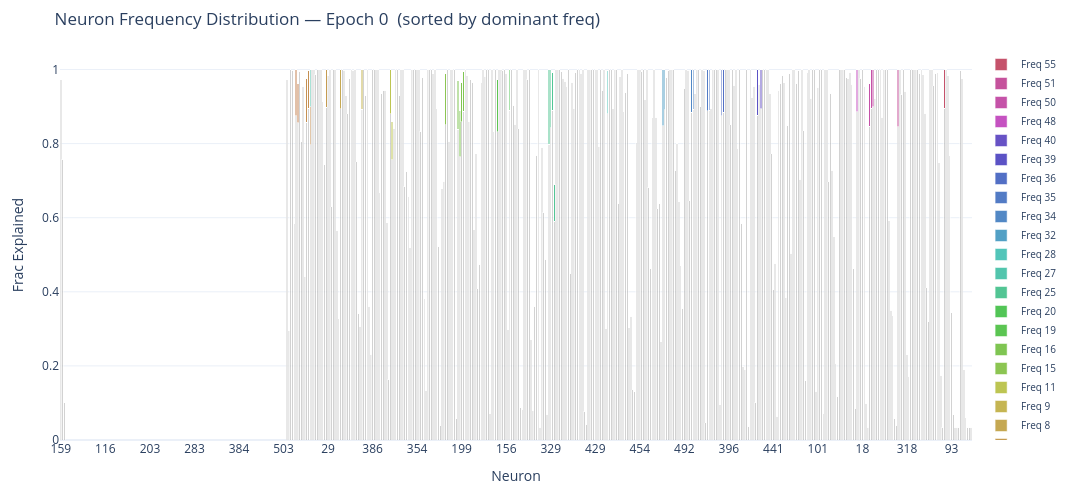
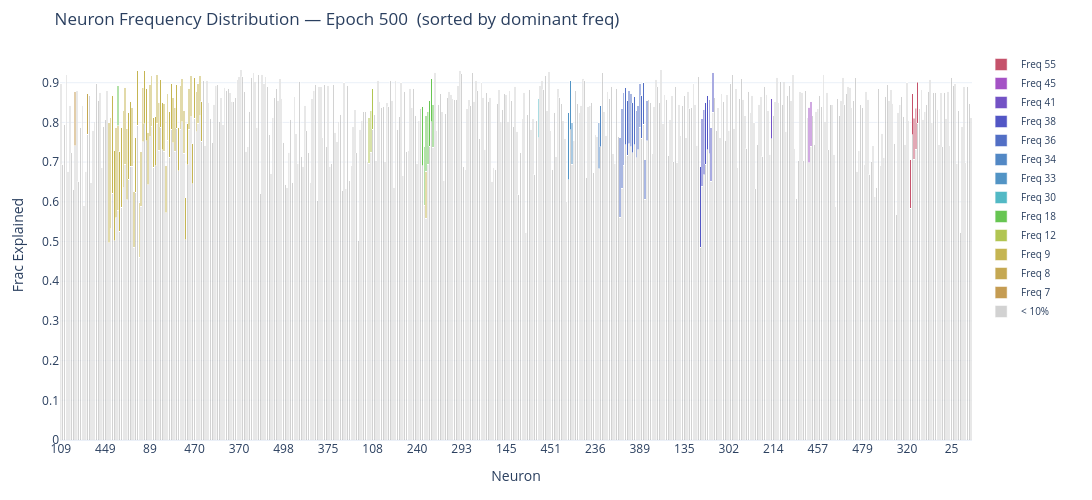
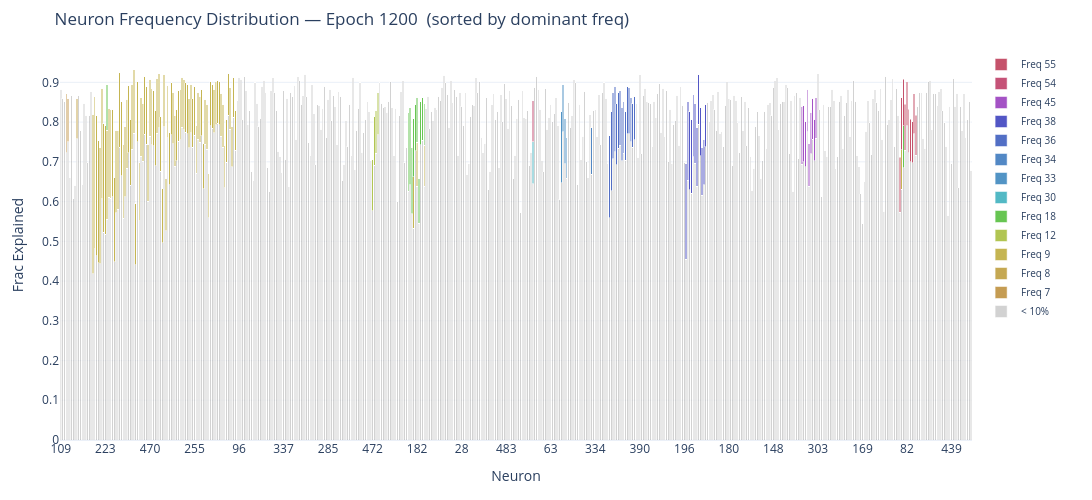
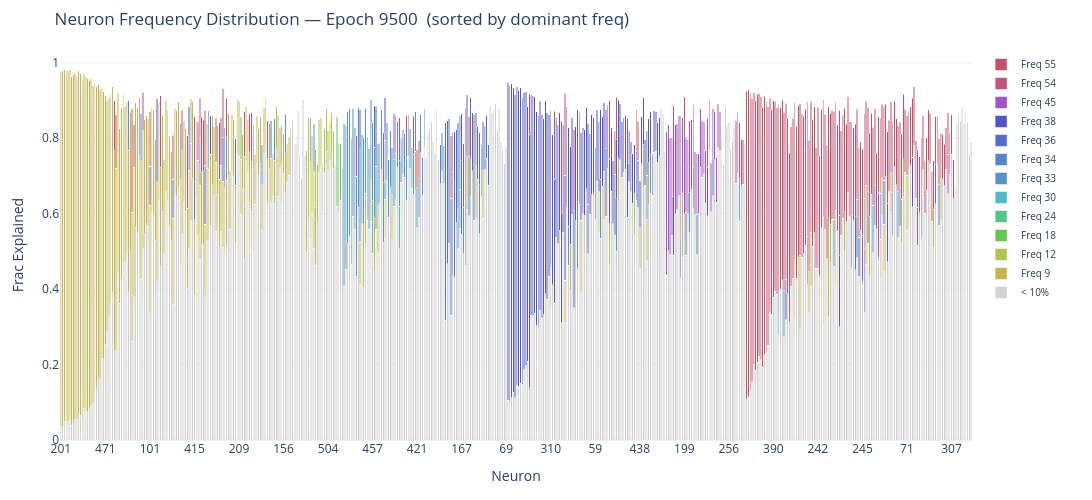

These figures' notebook cell, in order:
### Markdown cell above
## Sweep — Key Epochs per Variant

For each variant, show the neuron frequency distribution at every window boundary
derived from the summary file.

### Code cell
VIEW = "activations.mlp.neuron_freq_distribution"

for prime, seed, data_seed in VARIANTS:
    v = family.get_variant(prime=prime, seed=seed, data_seed=data_seed)
    epochs = key_epochs_from_summary(v)
    print(f"\n── p={prime}  seed={seed}  data_seed={data_seed} ──")
    for epoch in epochs:
        v.at(epoch).view(VIEW).show(threshold=THRESHOLD, height=HEIGHT, width=WIDTH)

### Figure 1 — Plotly figure (JSON) as saved in the notebook; plotly's stock layout.template omitted (floating-point values rounded to 4 significant figures; data arrays with more than 128 entries replaced by an {"elided": "..."} marker saying what was removed)
{"data": [{"hovertemplate": "Neuron %{x}<br>Below threshold: %{y:.3f}<extra></extra>", "marker": {"color": "rgba(180,180,180,0.6)"}, "name": "< 10%", "type": "bar", "x": {"elided": "512 str values"}, "y": {"elided": "512 float values"}}, {"hovertemplate": "Neuron %{x}<br>Freq 5: %{y:.3f}<extra></extra>", "marker": {"color": "rgba(197,132,82,1.0)"}, "name": "Freq 5", "type": "bar", "x": {"elided": "512 str values"}, "y": {"elided": "512 float values"}}, {"hovertemplate": "Neuron %{x}<br>Freq 6: %{y:.3f}<extra></extra>", "marker": {"color": "rgba(197,144,82,1.0)"}, "name": "Freq 6", "type": "bar", "x": {"elided": "512 str values"}, "y": {"elided": "512 float values"}}, {"hovertemplate": "Neuron %{x}<br>Freq 7: %{y:.3f}<extra></extra>", "marker": {"color": "rgba(197,156,82,1.0)"}, "name": "Freq 7", "type": "bar", "x": {"elided": "512 str values"}, "y": {"elided": "512 float values"}}, {"hovertemplate": "Neuron %{x}<br>Freq 8: %{y:.3f}<extra></extra>", "marker": {"color": "rgba(197,168,82,1.0)"}, "name": "Freq 8", "type": "bar", "x": {"elided": "512 str values"}, "y": {"elided": "512 float values"}}, {"hovertemplate": "Neuron %{x}<br>Freq 9: %{y:.3f}<extra></extra>", "marker": {"color": "rgba(197,181,82,1.0)"}, "name": "Freq 9", "type": "bar", "x": {"elided": "512 str values"}, "y": {"elided": "512 float values"}}, {"hovertemplate": "Neuron %{x}<br>Freq 11: %{y:.3f}<extra></extra>", "marker": {"color": "rgba(189,197,82,1.0)"}, "name": "Freq 11", "type": "bar", "x": {"elided": "512 str values"}, "y": {"elided": "512 float values"}}, {"hovertemplate": "Neuron %{x}<br>Freq 15: %{y:.3f}<extra></extra>", "marker": {"color": "rgba(140,197,82,1.0)"}, "name": "Freq 15", "type": "bar", "x": {"elided": "512 str values"}, "y": {"elided": "512 float values"}}, {"hovertemplate": "Neuron %{x}<br>Freq 16: %{y:.3f}<extra></extra>", "marker": {"color": "rgba(127,197,82,1.0)"}, "name": "Freq 16", "type": "bar", "x": {"elided": "512 str values"}, "y": {"elided": "512 float values"}}, {"hovertemplate": "Neuron %{x}<br>Freq 19: %{y:.3f}<extra></extra>", "marker": {"color": "rgba(91,197,82,1.0)"}, "name": "Freq 19", "type": "bar", "x": {"elided": "512 str values"}, "y": {"elided": "512 float values"}}, {"hovertemplate": "Neuron %{x}<br>Freq 20: %{y:.3f}<extra></extra>", "marker": {"color": "rgba(82,197,86,1.0)"}, "name": "Freq 20", "type": "bar", "x": {"elided": "512 str values"}, "y": {"elided": "512 float values"}}, {"hovertemplate": "Neuron %{x}<br>Freq 25: %{y:.3f}<extra></extra>", "marker": {"color": "rgba(82,197,148,1.0)"}, "name": "Freq 25", "type": "bar", "x": {"elided": "512 str values"}, "y": {"elided": "512 float values"}}, {"hovertemplate": "Neuron %{x}<br>Freq 27: %{y:.3f}<extra></extra>", "marker": {"color": "rgba(82,197,173,1.0)"}, "name": "Freq 27", "type": "bar", "x": {"elided": "512 str values"}, "y": {"elided": "512 float values"}}, {"hovertemplate": "Neuron %{x}<br>Freq 28: %{y:.3f}<extra></extra>", "marker": {"color": "rgba(82,197,185,1.0)"}, "name": "Freq 28", "type": "bar", "x": {"elided": "512 str values"}, "y": {"elided": "512 float values"}}, {"hovertemplate": "Neuron %{x}<br>Freq 32: %{y:.3f}<extra></extra>", "marker": {"color": "rgba(82,160,197,1.0)"}, "name": "Freq 32", "type": "bar", "x": {"elided": "512 str values"}, "y": {"elided": "512 float values"}}, {"hovertemplate": "Neuron %{x}<br>Freq 34: %{y:.3f}<extra></extra>", "marker": {"color": "rgba(82,136,197,1.0)"}, "name": "Freq 34", "type": "bar", "x": {"elided": "512 str values"}, "y": {"elided": "512 float values"}}, {"hovertemplate": "Neuron %{x}<br>Freq 35: %{y:.3f}<extra></extra>", "marker": {"color": "rgba(82,123,197,1.0)"}, "name": "Freq 35", "type": "bar", "x": {"elided": "512 str values"}, "y": {"elided": "512 float values"}}, {"hovertemplate": "Neuron %{x}<br>Freq 36: %{y:.3f}<extra></extra>", "marker": {"color": "rgba(82,111,197,1.0)"}, "name": "Freq 36", "type": "bar", "x": {"elided": "512 str values"}, "y": {"elided": "512 float values"}}, {"hovertemplate": "Neuron %{x}<br>Freq 39: %{y:.3f}<extra></extra>", "marker": {"color": "rgba(91,82,197,1.0)"}, "name": "Freq 39", "type": "bar", "x": {"elided": "512 str values"}, "y": {"elided": "512 float values"}}, {"hovertemplate": "Neuron %{x}<br>Freq 40: %{y:.3f}<extra></extra>", "marker": {"color": "rgba(103,82,197,1.0)"}, "name": "Freq 40", "type": "bar", "x": {"elided": "512 str values"}, "y": {"elided": "512 float values"}}, {"hovertemplate": "Neuron %{x}<br>Freq 48: %{y:.3f}<extra></extra>", "marker": {"color": "rgba(197,82,193,1.0)"}, "name": "Freq 48", "type": "bar", "x": {"elided": "512 str values"}, "y": {"elided": "512 float values"}}, {"hovertemplate": "Neuron %{x}<br>Freq 50: %{y:.3f}<extra></extra>", "marker": {"color": "rgba(197,82,168,1.0)"}, "name": "Freq 50", "type": "bar", "x": {"elided": "512 str values"}, "y": {"elided": "512 float values"}}, {"hovertemplate": "Neuron %{x}<br>Freq 51: %{y:.3f}<extra></extra>", "marker": {"color": "rgba(197,82,156,1.0)"}, "name": "Freq 51", "type": "bar", "x": {"elided": "512 str values"}, "y": {"elided": "512 float values"}}, {"hovertemplate": "Neuron %{x}<br>Freq 55: %{y:.3f}<extra></extra>", "marker": {"color": "rgba(197,82,107,1.0)"}, "name": "Freq 55", "type": "bar", "x": {"elided": "512 str values"}, "y": {"elided": "512 float values"}}], "layout": {"barmode": "stack", "height": 500, "legend": {"font": {"size": 10}, "orientation": "v", "x": 1.01, "xanchor": "left", "y": 1, "yanchor": "top"}, "margin": {"b": 60, "l": 60, "r": 120, "t": 50}, "title": {"text": "Neuron Frequency Distribution — Epoch 0  (sorted by dominant freq)"}, "width": 1100, "xaxis": {"tickmode": "array", "ticktext": ["159", "116", "203", "283", "384", "503", "29", "386", "354", "199", "156", "329", "429", "454", "492", "396", "441", "101", "18", "318", "93"], "tickvals": ["159", "116", "203", "283", "384", "503", "29", "386", "354", "199", "156", "329", "429", "454", "492", "396", "441", "101", "18", "318", "93"], "title": {"text": "Neuron"}}, "yaxis": {"title": {"text": "Frac Explained"}}}}

### Figure 2 — Plotly figure (JSON) as saved in the notebook; plotly's stock layout.template omitted (floating-point values rounded to 4 significant figures; data arrays with more than 128 entries replaced by an {"elided": "..."} marker saying what was removed)
{"data": [{"hovertemplate": "Neuron %{x}<br>Below threshold: %{y:.3f}<extra></extra>", "marker": {"color": "rgba(180,180,180,0.6)"}, "name": "< 10%", "type": "bar", "x": {"elided": "512 str values"}, "y": {"elided": "512 float values"}}, {"hovertemplate": "Neuron %{x}<br>Freq 7: %{y:.3f}<extra></extra>", "marker": {"color": "rgba(197,156,82,1.0)"}, "name": "Freq 7", "type": "bar", "x": {"elided": "512 str values"}, "y": {"elided": "512 float values"}}, {"hovertemplate": "Neuron %{x}<br>Freq 8: %{y:.3f}<extra></extra>", "marker": {"color": "rgba(197,168,82,1.0)"}, "name": "Freq 8", "type": "bar", "x": {"elided": "512 str values"}, "y": {"elided": "512 float values"}}, {"hovertemplate": "Neuron %{x}<br>Freq 9: %{y:.3f}<extra></extra>", "marker": {"color": "rgba(197,181,82,1.0)"}, "name": "Freq 9", "type": "bar", "x": {"elided": "512 str values"}, "y": {"elided": "512 float values"}}, {"hovertemplate": "Neuron %{x}<br>Freq 12: %{y:.3f}<extra></extra>", "marker": {"color": "rgba(177,197,82,1.0)"}, "name": "Freq 12", "type": "bar", "x": {"elided": "512 str values"}, "y": {"elided": "512 float values"}}, {"hovertemplate": "Neuron %{x}<br>Freq 18: %{y:.3f}<extra></extra>", "marker": {"color": "rgba(103,197,82,1.0)"}, "name": "Freq 18", "type": "bar", "x": {"elided": "512 str values"}, "y": {"elided": "512 float values"}}, {"hovertemplate": "Neuron %{x}<br>Freq 30: %{y:.3f}<extra></extra>", "marker": {"color": "rgba(82,185,197,1.0)"}, "name": "Freq 30", "type": "bar", "x": {"elided": "512 str values"}, "y": {"elided": "512 float values"}}, {"hovertemplate": "Neuron %{x}<br>Freq 33: %{y:.3f}<extra></extra>", "marker": {"color": "rgba(82,148,197,1.0)"}, "name": "Freq 33", "type": "bar", "x": {"elided": "512 str values"}, "y": {"elided": "512 float values"}}, {"hovertemplate": "Neuron %{x}<br>Freq 34: %{y:.3f}<extra></extra>", "marker": {"color": "rgba(82,136,197,1.0)"}, "name": "Freq 34", "type": "bar", "x": {"elided": "512 str values"}, "y": {"elided": "512 float values"}}, {"hovertemplate": "Neuron %{x}<br>Freq 36: %{y:.3f}<extra></extra>", "marker": {"color": "rgba(82,111,197,1.0)"}, "name": "Freq 36", "type": "bar", "x": {"elided": "512 str values"}, "y": {"elided": "512 float values"}}, {"hovertemplate": "Neuron %{x}<br>Freq 38: %{y:.3f}<extra></extra>", "marker": {"color": "rgba(82,86,197,1.0)"}, "name": "Freq 38", "type": "bar", "x": {"elided": "512 str values"}, "y": {"elided": "512 float values"}}, {"hovertemplate": "Neuron %{x}<br>Freq 41: %{y:.3f}<extra></extra>", "marker": {"color": "rgba(115,82,197,1.0)"}, "name": "Freq 41", "type": "bar", "x": {"elided": "512 str values"}, "y": {"elided": "512 float values"}}, {"hovertemplate": "Neuron %{x}<br>Freq 45: %{y:.3f}<extra></extra>", "marker": {"color": "rgba(164,82,197,1.0)"}, "name": "Freq 45", "type": "bar", "x": {"elided": "512 str values"}, "y": {"elided": "512 float values"}}, {"hovertemplate": "Neuron %{x}<br>Freq 55: %{y:.3f}<extra></extra>", "marker": {"color": "rgba(197,82,107,1.0)"}, "name": "Freq 55", "type": "bar", "x": {"elided": "512 str values"}, "y": {"elided": "512 float values"}}], "layout": {"barmode": "stack", "height": 500, "legend": {"font": {"size": 10}, "orientation": "v", "x": 1.01, "xanchor": "left", "y": 1, "yanchor": "top"}, "margin": {"b": 60, "l": 60, "r": 120, "t": 50}, "title": {"text": "Neuron Frequency Distribution — Epoch 500  (sorted by dominant freq)"}, "width": 1100, "xaxis": {"tickmode": "array", "ticktext": ["109", "449", "89", "470", "370", "498", "375", "108", "240", "293", "145", "451", "236", "389", "135", "302", "214", "457", "479", "320", "25"], "tickvals": ["109", "449", "89", "470", "370", "498", "375", "108", "240", "293", "145", "451", "236", "389", "135", "302", "214", "457", "479", "320", "25"], "title": {"text": "Neuron"}}, "yaxis": {"title": {"text": "Frac Explained"}}}}

### Figure 3 — Plotly figure (JSON) as saved in the notebook; plotly's stock layout.template omitted (floating-point values rounded to 4 significant figures; data arrays with more than 128 entries replaced by an {"elided": "..."} marker saying what was removed)
{"data": [{"hovertemplate": "Neuron %{x}<br>Below threshold: %{y:.3f}<extra></extra>", "marker": {"color": "rgba(180,180,180,0.6)"}, "name": "< 10%", "type": "bar", "x": {"elided": "512 str values"}, "y": {"elided": "512 float values"}}, {"hovertemplate": "Neuron %{x}<br>Freq 7: %{y:.3f}<extra></extra>", "marker": {"color": "rgba(197,156,82,1.0)"}, "name": "Freq 7", "type": "bar", "x": {"elided": "512 str values"}, "y": {"elided": "512 float values"}}, {"hovertemplate": "Neuron %{x}<br>Freq 8: %{y:.3f}<extra></extra>", "marker": {"color": "rgba(197,168,82,1.0)"}, "name": "Freq 8", "type": "bar", "x": {"elided": "512 str values"}, "y": {"elided": "512 float values"}}, {"hovertemplate": "Neuron %{x}<br>Freq 9: %{y:.3f}<extra></extra>", "marker": {"color": "rgba(197,181,82,1.0)"}, "name": "Freq 9", "type": "bar", "x": {"elided": "512 str values"}, "y": {"elided": "512 float values"}}, {"hovertemplate": "Neuron %{x}<br>Freq 12: %{y:.3f}<extra></extra>", "marker": {"color": "rgba(177,197,82,1.0)"}, "name": "Freq 12", "type": "bar", "x": {"elided": "512 str values"}, "y": {"elided": "512 float values"}}, {"hovertemplate": "Neuron %{x}<br>Freq 18: %{y:.3f}<extra></extra>", "marker": {"color": "rgba(103,197,82,1.0)"}, "name": "Freq 18", "type": "bar", "x": {"elided": "512 str values"}, "y": {"elided": "512 float values"}}, {"hovertemplate": "Neuron %{x}<br>Freq 30: %{y:.3f}<extra></extra>", "marker": {"color": "rgba(82,185,197,1.0)"}, "name": "Freq 30", "type": "bar", "x": {"elided": "512 str values"}, "y": {"elided": "512 float values"}}, {"hovertemplate": "Neuron %{x}<br>Freq 33: %{y:.3f}<extra></extra>", "marker": {"color": "rgba(82,148,197,1.0)"}, "name": "Freq 33", "type": "bar", "x": {"elided": "512 str values"}, "y": {"elided": "512 float values"}}, {"hovertemplate": "Neuron %{x}<br>Freq 34: %{y:.3f}<extra></extra>", "marker": {"color": "rgba(82,136,197,1.0)"}, "name": "Freq 34", "type": "bar", "x": {"elided": "512 str values"}, "y": {"elided": "512 float values"}}, {"hovertemplate": "Neuron %{x}<br>Freq 36: %{y:.3f}<extra></extra>", "marker": {"color": "rgba(82,111,197,1.0)"}, "name": "Freq 36", "type": "bar", "x": {"elided": "512 str values"}, "y": {"elided": "512 float values"}}, {"hovertemplate": "Neuron %{x}<br>Freq 38: %{y:.3f}<extra></extra>", "marker": {"color": "rgba(82,86,197,1.0)"}, "name": "Freq 38", "type": "bar", "x": {"elided": "512 str values"}, "y": {"elided": "512 float values"}}, {"hovertemplate": "Neuron %{x}<br>Freq 45: %{y:.3f}<extra></extra>", "marker": {"color": "rgba(164,82,197,1.0)"}, "name": "Freq 45", "type": "bar", "x": {"elided": "512 str values"}, "y": {"elided": "512 float values"}}, {"hovertemplate": "Neuron %{x}<br>Freq 54: %{y:.3f}<extra></extra>", "marker": {"color": "rgba(197,82,119,1.0)"}, "name": "Freq 54", "type": "bar", "x": {"elided": "512 str values"}, "y": {"elided": "512 float values"}}, {"hovertemplate": "Neuron %{x}<br>Freq 55: %{y:.3f}<extra></extra>", "marker": {"color": "rgba(197,82,107,1.0)"}, "name": "Freq 55", "type": "bar", "x": {"elided": "512 str values"}, "y": {"elided": "512 float values"}}], "layout": {"barmode": "stack", "height": 500, "legend": {"font": {"size": 10}, "orientation": "v", "x": 1.01, "xanchor": "left", "y": 1, "yanchor": "top"}, "margin": {"b": 60, "l": 60, "r": 120, "t": 50}, "title": {"text": "Neuron Frequency Distribution — Epoch 1200  (sorted by dominant freq)"}, "width": 1100, "xaxis": {"tickmode": "array", "ticktext": ["109", "223", "470", "255", "96", "337", "285", "472", "182", "28", "483", "63", "334", "390", "196", "180", "148", "303", "169", "82", "439"], "tickvals": ["109", "223", "470", "255", "96", "337", "285", "472", "182", "28", "483", "63", "334", "390", "196", "180", "148", "303", "169", "82", "439"], "title": {"text": "Neuron"}}, "yaxis": {"title": {"text": "Frac Explained"}}}}

### Figure 4 — Plotly figure (JSON) as saved in the notebook; plotly's stock layout.template omitted (floating-point values rounded to 4 significant figures; data arrays with more than 128 entries replaced by an {"elided": "..."} marker saying what was removed)
{"data": [{"hovertemplate": "Neuron %{x}<br>Below threshold: %{y:.3f}<extra></extra>", "marker": {"color": "rgba(180,180,180,0.6)"}, "name": "< 10%", "type": "bar", "x": {"elided": "512 str values"}, "y": {"elided": "512 float values"}}, {"hovertemplate": "Neuron %{x}<br>Freq 9: %{y:.3f}<extra></extra>", "marker": {"color": "rgba(197,181,82,1.0)"}, "name": "Freq 9", "type": "bar", "x": {"elided": "512 str values"}, "y": {"elided": "512 float values"}}, {"hovertemplate": "Neuron %{x}<br>Freq 12: %{y:.3f}<extra></extra>", "marker": {"color": "rgba(177,197,82,1.0)"}, "name": "Freq 12", "type": "bar", "x": {"elided": "512 str values"}, "y": {"elided": "512 float values"}}, {"hovertemplate": "Neuron %{x}<br>Freq 18: %{y:.3f}<extra></extra>", "marker": {"color": "rgba(103,197,82,1.0)"}, "name": "Freq 18", "type": "bar", "x": {"elided": "512 str values"}, "y": {"elided": "512 float values"}}, {"hovertemplate": "Neuron %{x}<br>Freq 24: %{y:.3f}<extra></extra>", "marker": {"color": "rgba(82,197,136,1.0)"}, "name": "Freq 24", "type": "bar", "x": {"elided": "512 str values"}, "y": {"elided": "512 float values"}}, {"hovertemplate": "Neuron %{x}<br>Freq 30: %{y:.3f}<extra></extra>", "marker": {"color": "rgba(82,185,197,1.0)"}, "name": "Freq 30", "type": "bar", "x": {"elided": "512 str values"}, "y": {"elided": "512 float values"}}, {"hovertemplate": "Neuron %{x}<br>Freq 33: %{y:.3f}<extra></extra>", "marker": {"color": "rgba(82,148,197,1.0)"}, "name": "Freq 33", "type": "bar", "x": {"elided": "512 str values"}, "y": {"elided": "512 float values"}}, {"hovertemplate": "Neuron %{x}<br>Freq 34: %{y:.3f}<extra></extra>", "marker": {"color": "rgba(82,136,197,1.0)"}, "name": "Freq 34", "type": "bar", "x": {"elided": "512 str values"}, "y": {"elided": "512 float values"}}, {"hovertemplate": "Neuron %{x}<br>Freq 36: %{y:.3f}<extra></extra>", "marker": {"color": "rgba(82,111,197,1.0)"}, "name": "Freq 36", "type": "bar", "x": {"elided": "512 str values"}, "y": {"elided": "512 float values"}}, {"hovertemplate": "Neuron %{x}<br>Freq 38: %{y:.3f}<extra></extra>", "marker": {"color": "rgba(82,86,197,1.0)"}, "name": "Freq 38", "type": "bar", "x": {"elided": "512 str values"}, "y": {"elided": "512 float values"}}, {"hovertemplate": "Neuron %{x}<br>Freq 45: %{y:.3f}<extra></extra>", "marker": {"color": "rgba(164,82,197,1.0)"}, "name": "Freq 45", "type": "bar", "x": {"elided": "512 str values"}, "y": {"elided": "512 float values"}}, {"hovertemplate": "Neuron %{x}<br>Freq 54: %{y:.3f}<extra></extra>", "marker": {"color": "rgba(197,82,119,1.0)"}, "name": "Freq 54", "type": "bar", "x": {"elided": "512 str values"}, "y": {"elided": "512 float values"}}, {"hovertemplate": "Neuron %{x}<br>Freq 55: %{y:.3f}<extra></extra>", "marker": {"color": "rgba(197,82,107,1.0)"}, "name": "Freq 55", "type": "bar", "x": {"elided": "512 str values"}, "y": {"elided": "512 float values"}}], "layout": {"barmode": "stack", "height": 500, "legend": {"font": {"size": 10}, "orientation": "v", "x": 1.01, "xanchor": "left", "y": 1, "yanchor": "top"}, "margin": {"b": 60, "l": 60, "r": 120, "t": 50}, "title": {"text": "Neuron Frequency Distribution — Epoch 9500  (sorted by dominant freq)"}, "width": 1100, "xaxis": {"tickmode": "array", "ticktext": ["201", "471", "101", "415", "209", "156", "504", "457", "421", "167", "69", "310", "59", "438", "199", "256", "390", "242", "245", "71", "307"], "tickvals": ["201", "471", "101", "415", "209", "156", "504", "457", "421", "167", "69", "310", "59", "438", "199", "256", "390", "242", "245", "71", "307"], "title": {"text": "Neuron"}}, "yaxis": {"title": {"text": "Frac Explained"}}}}
